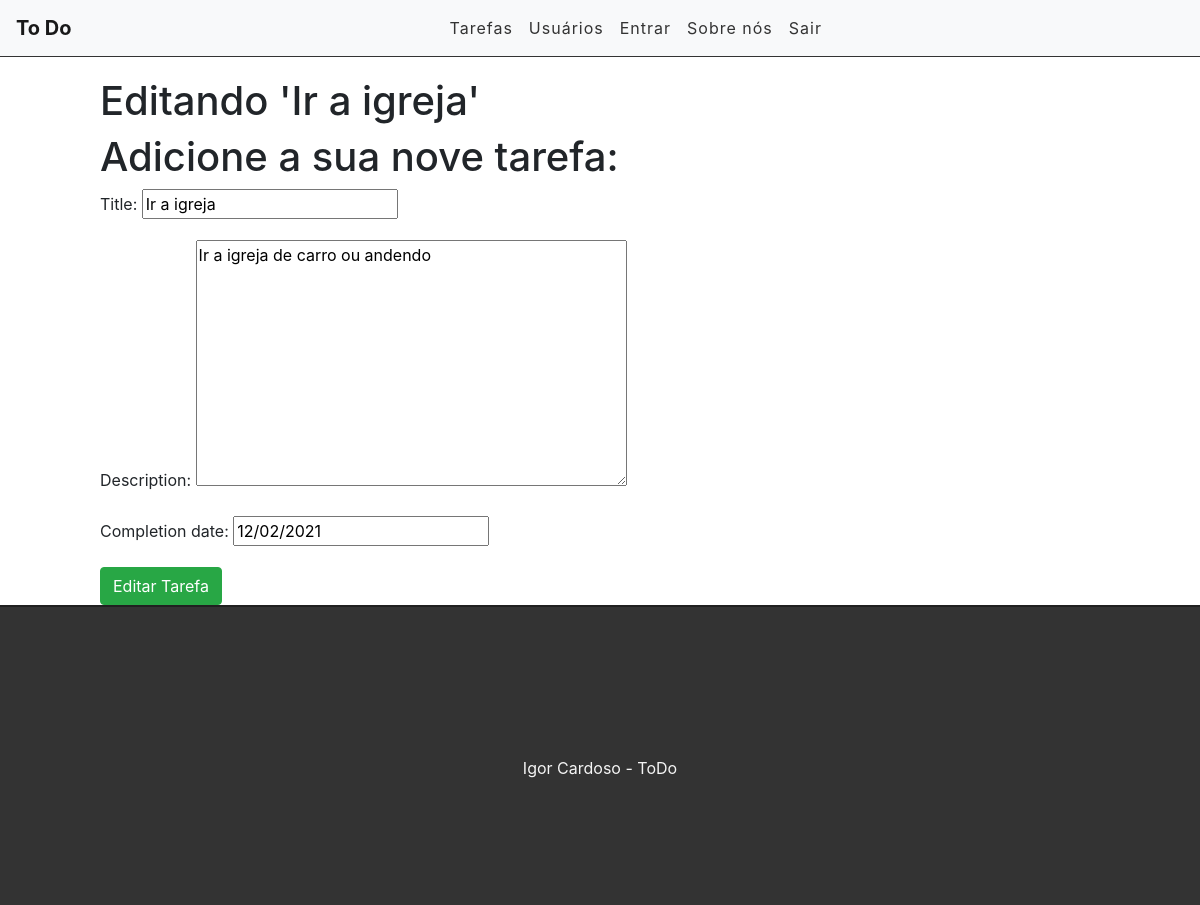
The app's page /edit/9 with its own data.
### tasks/models.py (models this page shows, shortened)
class Task(models.Model):
	STATUS = (
		('fazendo', 'Fazendo'),
		('feiro', 'Feito')
	)
	title = models.CharField(max_length=255)
	description = models.TextField()
	done = models.CharField(
		max_length=7, # Tamanho da entrada
		choices=STATUS,
	)
	completion_date = models.DateField(auto_now_add=False)	# Eu criei
	created_at = models.DateTimeField(auto_now_add=True)
	update_at = models.DateTimeField(auto_now=True)

### tasks/views.py (the view)
# urls.py: path('edit/<int:id>', views.editTasks, name='edit-task'),
def editTasks(request, id):
	task = get_object_or_404(Task, pk=id)
	form = TaskForm(instance=task) # Para puxar o formulário. No instance=task deixar o form prepopulado
	if request.method == 'POST':
		form = TaskForm(request.POST, instance=task) # instance=task para saber qual form está sendo alterado
		if form.is_valid(): # Se o formulário for válido
			task.save()
			messages.info(request, 'Tarefa editada com sucesso!')	# Mensagem enviada para o front-end
			return redirect('/')
		else:
			return render(request, 'tasks/edittask.html', {'form':form, 'task':task})	# Volta para mesma página, em caso de erro
	else:
		return render(request, 'tasks/edittask.html', {'form':form, 'task':task})

### tasks/forms.py
class TaskForm(forms.ModelForm):
	class Meta:
		model = Task
		fields = ('title', 'description', 'completion_date')

### tasks/templates/tasks/edittask.html (shortened to what this page needs)
{% extends 'base.html' %}
{% block content %}
<div class="offset-1 col-10 list-div">
	<h1>Editando '{{task.title}}'</h1>
	<h1>Adicione a sua nove tarefa:</h1>
	<form method="POST">
		{{ form.as_p }}
		<input type="submit" class="btn btn-success" value="Editar Tarefa">
	</form>
</div>
{% endblock %}

### tasks/static/css/styles.css (style rules this page uses)
.list-div { padding: 0; }

### records on screen
Task: title "Ir a igreja", description "Ir a igreja de carro ou andendo", completion_date "12/02/2021"
